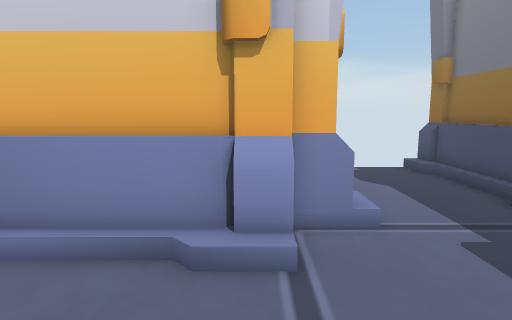
View 1 (above)

12 first-person views from a walk through a 3-D level made in the Unity game engine. The camera is 1.2 m above the floor, tilts 8° down and sees 75° across. The floor is counted in squares, 0.5 m on a side. Each view is taken from the middle of a square. On the plan, view 1 faces up. The plan holds only what a view shows up to about 20 squares ahead; the rest is blank. The place goes on beyond the plan. The player character is not drawn.

View 2
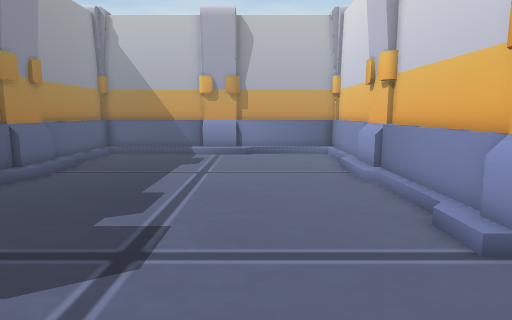

View 3
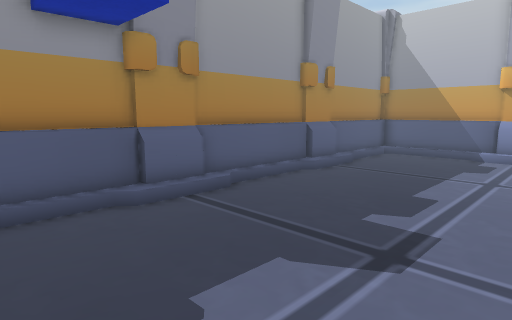

View 4
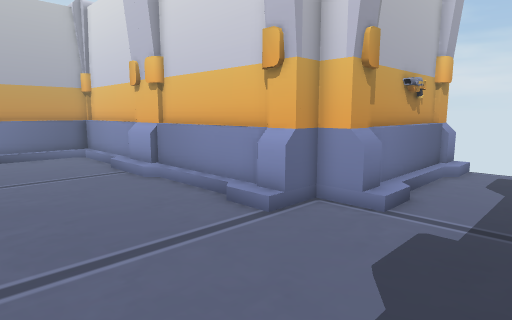

View 5
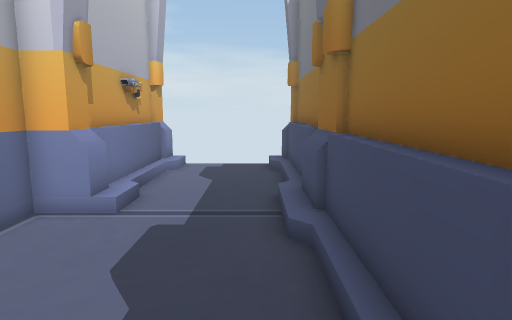

View 6
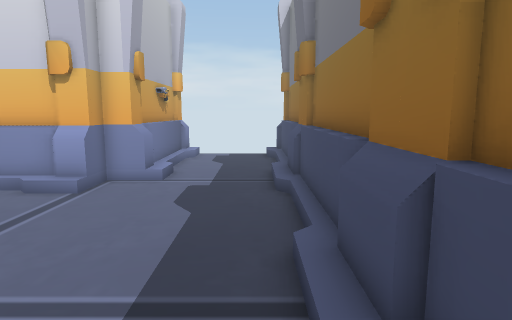

View 7
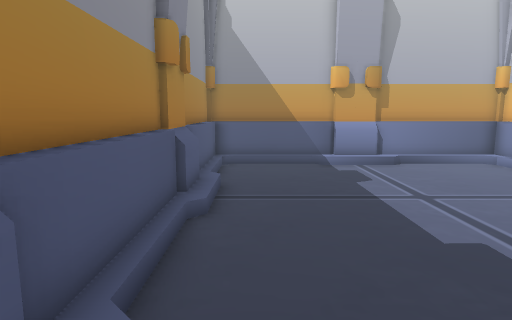

View 8
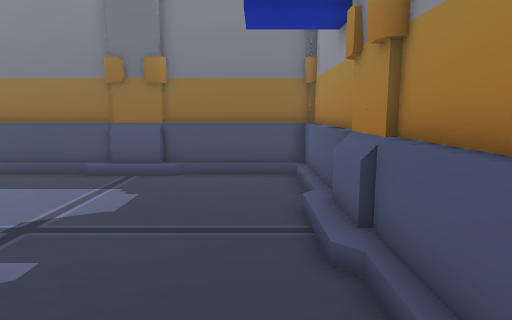

View 9
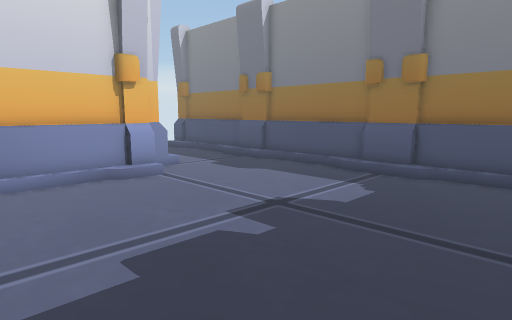

View 10
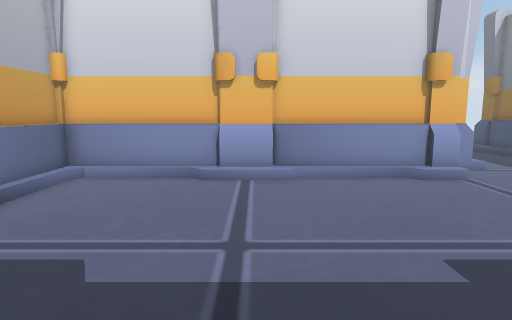

View 11
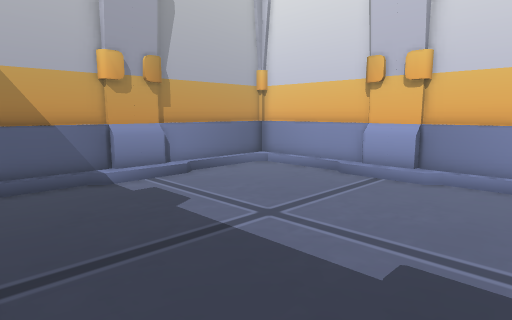

View 12
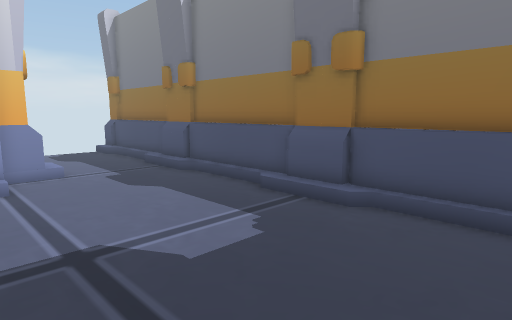

### Floor plan
Key: @ floor where view 1 was taken; # wall or solid block; . floor; / step, stairs or slope; = window, fence, low wall or low ledge; ^ raised ledge.
Columns run from 15 left of view 1 to 8 right of it. Each row starts with its distance up from view 1.
 15                  #    =#
 14                 ##....##
 13                 #=....=^
 12                 ##....=^
 11                 ##....=^
 10                 ##....=^
  9                 #=....=^
  8                 ##....##
  7                 ##....=#
  6 #################.....##
  5 #=/////==//////=......=#
  4 #=....................=#
  3 #=....................=#
  2 #=....................=#
  1 #=....................=#
  0 ##.............@......##
 -1 ##....................=#
 -2 ##....................##
 -3 #=....................=#
 -4 #=....................=#
 -5 #=....................=#
 -6 #=....................=#
 -7 #=....................=#
 -8 ##^^^^^###^^^^^###==^^##

Positions as (right, up) in squares from view 1, and headings:
1: (0, 0), facing up
2: (6, 1), facing left
3: (6, 1), facing down-left
4: (6, -1), facing up-left
5: (6, -1), facing up
6: (6, -5), facing up
7: (2, -6), facing left
8: (-6, -6), facing right
9: (-6, -7), facing up-right
10: (-7, -7), facing up
11: (-2, -7), facing up-left
12: (-1, -7), facing up-right
